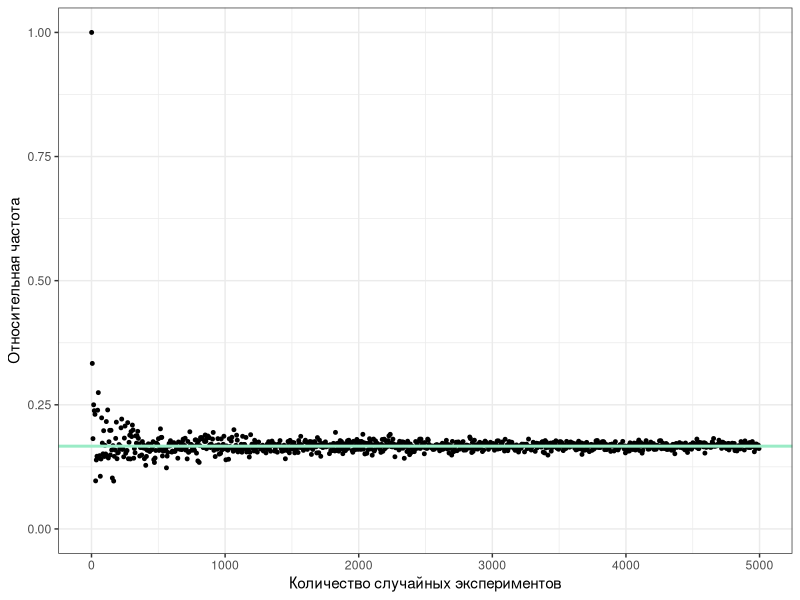
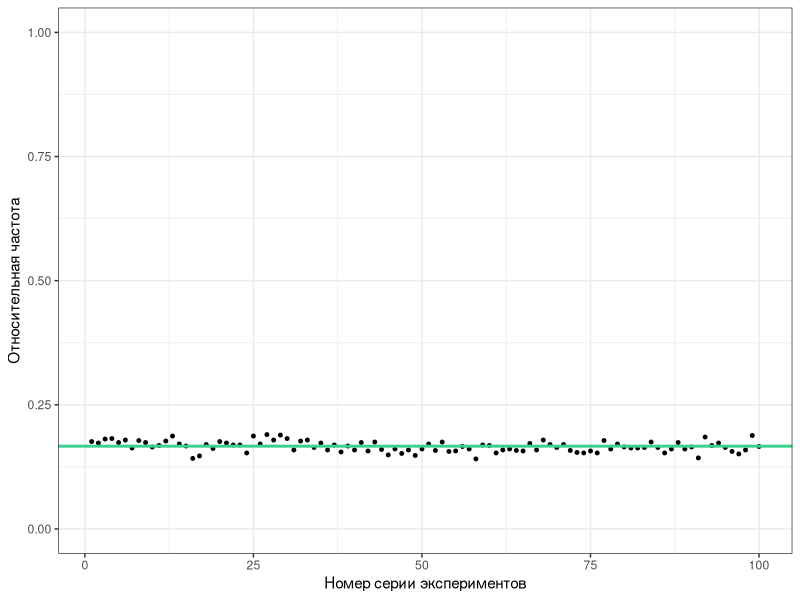

The R source for these figures, in order:
## ---- chunk 1
knitr::opts_chunk$set(echo=FALSE, eval=TRUE, message=FALSE, warning=FALSE, error=FALSE)
## ---- chunk 2
library(tidyverse)
theme_set(theme_bw())
## ---- chunk 3
set.seed(123)

tibble(n = seq(1, 5000, by = 5),
       p = n %>% 
  map(sample, x = 1:6, replace = TRUE) %>% 
  map(table) %>% 
  map(.[1]) %>% 
  unlist() %>% 
  `/`(n)
  ) %>% 
  ggplot(aes(n, p)) +
  geom_point(size = 1) +
  geom_hline(yintercept = 1/6,
             color = "#9AEBC6",
             linewidth = 1) +
  ylim(0, 1) +
  labs(x = "Количество случайных экспериментов",
       y = "Относительная частота") -> plot1


set.seed(956)
sample(1:6, 100*1000, replace = TRUE) %>% 
  matrix(ncol = 100) %>% 
  apply(2, function(x) sum(x == 1)) %>% 
  `/`(1000) %>% 
  tibble(n = 1:100,
         p = .) %>% 
  ggplot(aes(x = n,
             y = p)) +
  geom_point(size = 1) +
  geom_hline(yintercept = 1/6,
             color = "#36D38C",
             linewidth = 1) +
  ylim(0, 1) +
  labs(x = "Номер серии экспериментов",
       y = "Относительная частота") -> plot2
## ---- chunk 4
#| label: fig-prob-stat-stability
#| fig-cap: "Статистическая устойчивость"
#| fig-subcap:
#|   - "С ростом числа испытания относительная частота приближается к некоторому значению"
#|   - "В разных сериях испытаний относительная частота примерно постоянна"
#| layout-ncol: 2

print(plot1)
print(plot2)
